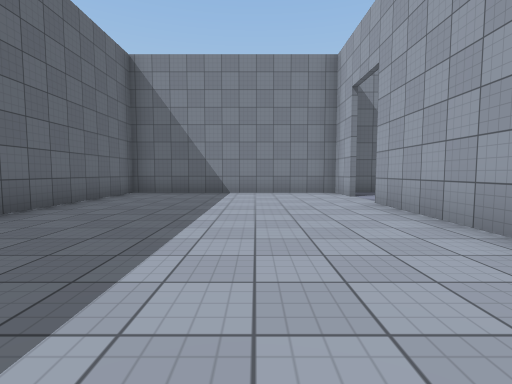
View 1 (above)

19 first-person views from a walk through a 3-D level made in the Unity game engine. The camera is 1.2 m above the floor, tilts 4° down and sees 85° across. The floor is counted in squares, 2 m on a side. Each view is taken from the middle of a square. On the plan, view 1 faces up. The plan holds only what a view shows up to about 9 squares ahead; the rest is blank. The place goes on beyond the plan. Surface patterns are stand-ins for the level's own textures.

View 2
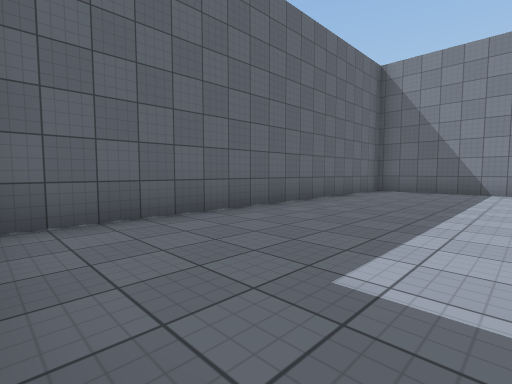

View 3
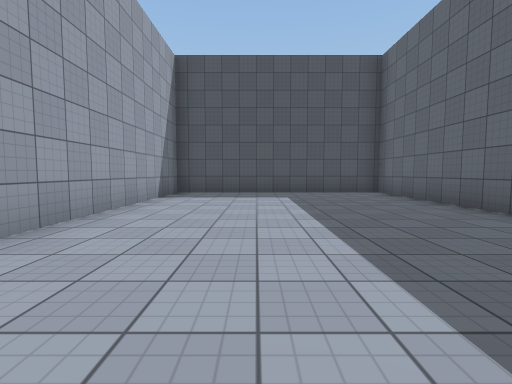

View 4
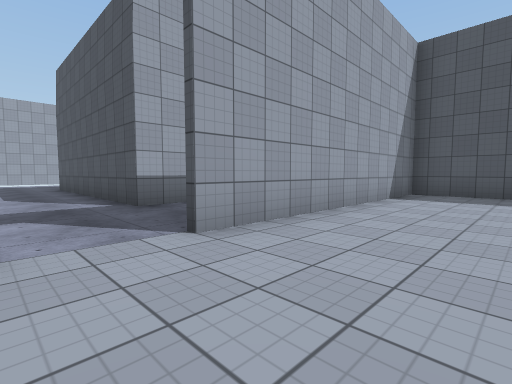

View 5
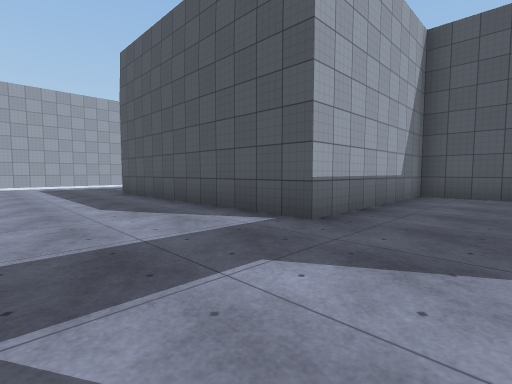

View 6
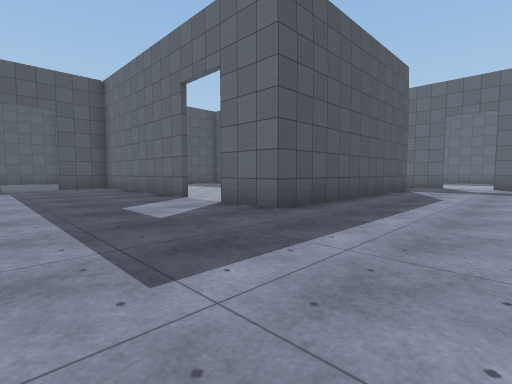

View 7
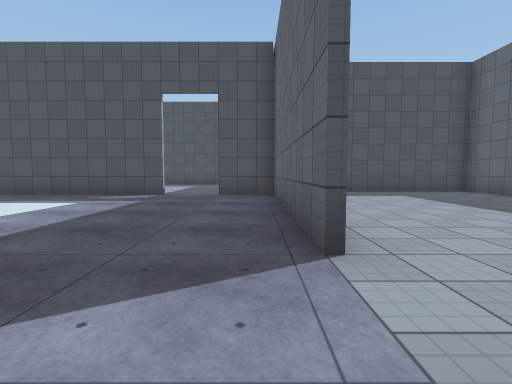

View 8
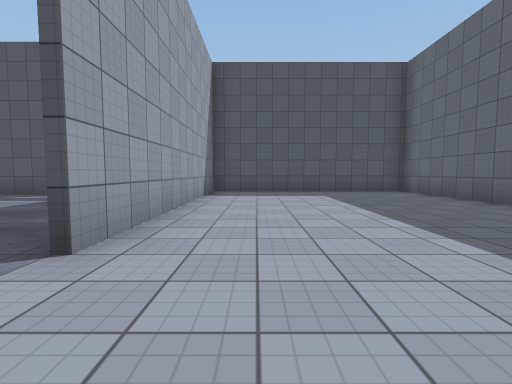

View 9
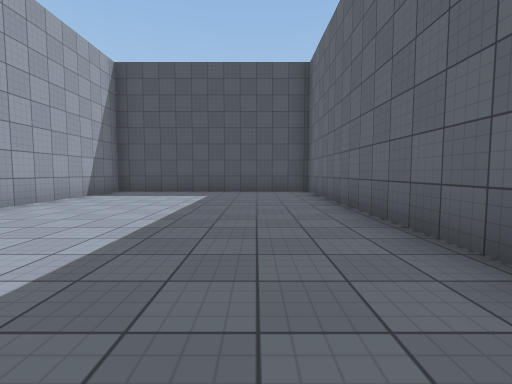

View 10
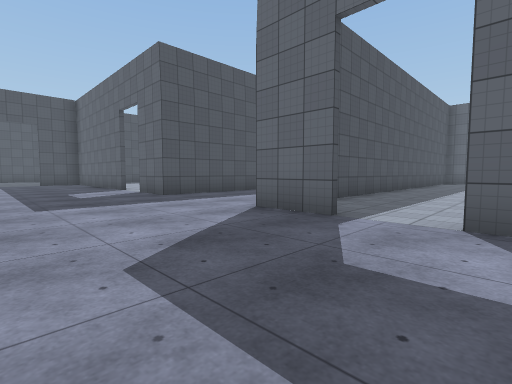

View 11
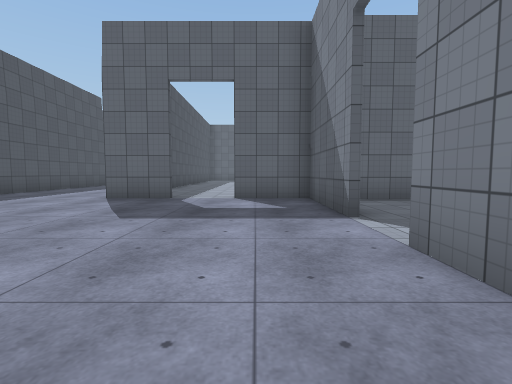

View 12
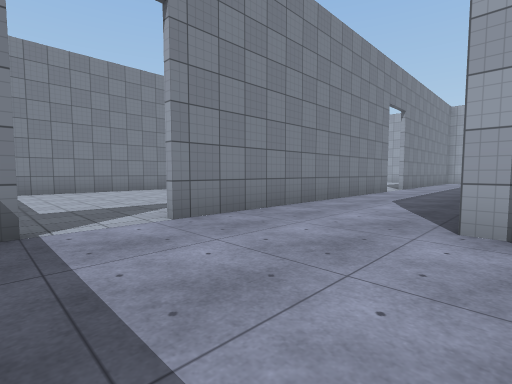

View 13
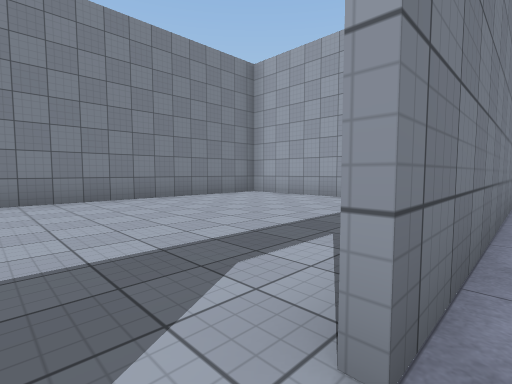

View 14
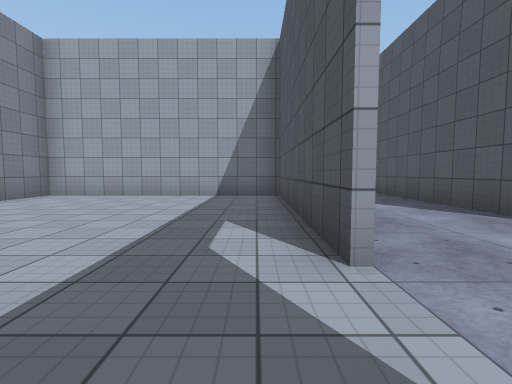

View 15
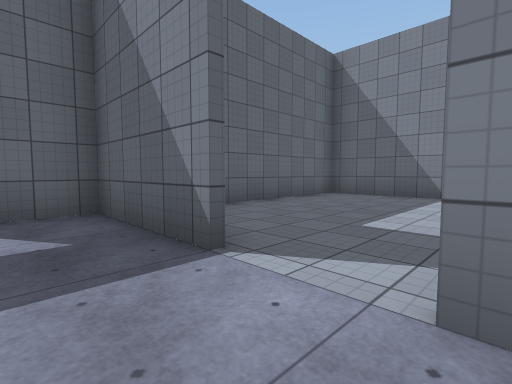

View 16
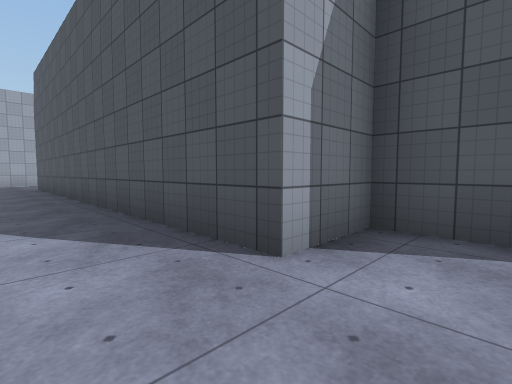

View 17
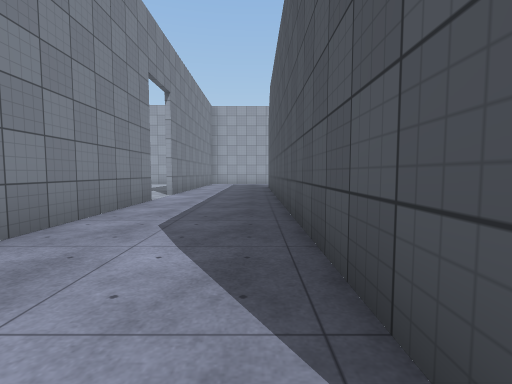

View 18
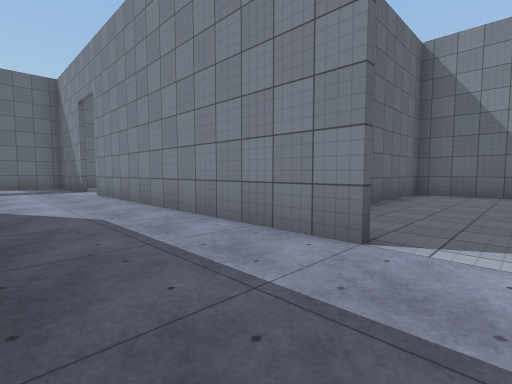

View 19
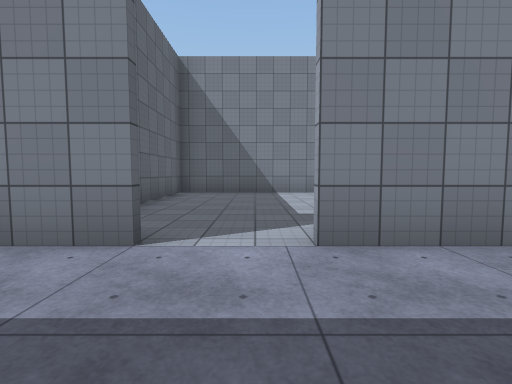

### Floor plan
Ten units are one square. View 1 is at (0, 0); x grows to the right and y downward. Boxes are objects, and circles mark ways between rooms. Rooms are numbered by the first view taken in them; rooms with no view inside come last. Other rooms are left out.
<svg viewBox="-42 -199 312 252">
<path fill="none" stroke="#000" d="M23 -70 23 -83 -37 -83 -37 13 23 13 23 -55M115 -21 115 35 130 35M160 -90 172 -90 172 -105 265 -105M115 -101 115 -85M144 -133 115 -133 115 -115M38 -85 30 -85M144 35 189 35M32 -2 50 -2 50 -50 115 -50 115 -35M231 -133 158 -133M261 -133 245 -133M53 -22 53 48 113 48 113 -21M158 -134 213 -134 213 -194 117 -194 117 -142"/>
<circle cx="20" cy="-60" r="3" fill="#2a7"/>
<circle cx="110" cy="-30" r="3" fill="#2a7"/>
<circle cx="150" cy="-130" r="3" fill="#2a7"/>
<text x="-10" y="-30">1</text>
<text x="130" y="-60">2</text>
<text x="80" y="0">3</text>
<text x="170" y="-170">4</text>
</svg>
Room 1 opens to room 2. Room 2 opens to room 3. Room 2 opens to room 4.

Where each view was taken, in squares from view 1:
view 1: 0 up, 0 right, facing up
view 2: 1 down, 0 right, facing up-left
view 3: 7 up, 0 right, facing down
view 4: 7 up, 0 right, facing down-right
view 5: 8 up, 3 right, facing down-right
view 6: 8 up, 15 right, facing down-left
view 7: 4 up, 12 right, facing down
view 8: 4 up, 10 right, facing down
view 9: 4 up, 7 right, facing down
view 10: 12 up, 15 right, facing down-left
view 11: 12 up, 18 right, facing left
view 12: 10 up, 14 right, facing up-right
view 13: 13 up, 15 right, facing up-right
view 14: 14 up, 14 right, facing right
view 15: 12 up, 16 right, facing up-left
view 16: 12 up, 16 right, facing down-right
view 17: 11 up, 17 right, facing right
view 18: 11 up, 24 right, facing up-left
view 19: 11 up, 24 right, facing up
